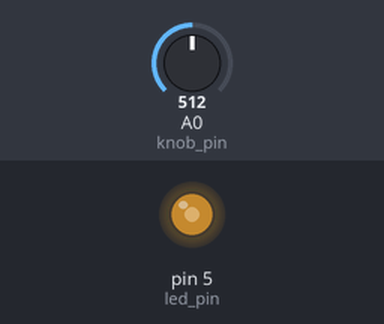
Recording of a sketch running on a simulated Arduino Uno, built with avr-gcc and run on an emulated ATmega328P. Shown: output pins drawn as LEDs (lit = HIGH). Inputs (shaded band) come from the test bench; at power-on: A0 (knob_pin) = 512.

Above: at 1.2 s.
1.3 s: A0 (knob_pin) set to 716
At 2.3 s:
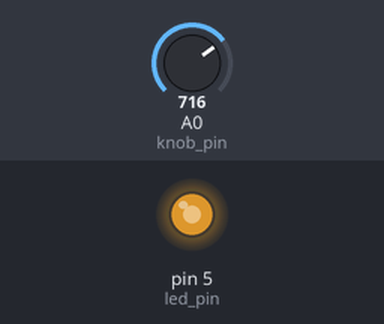
2.8 s: A0 (knob_pin) set to 900
At 3.5 s:
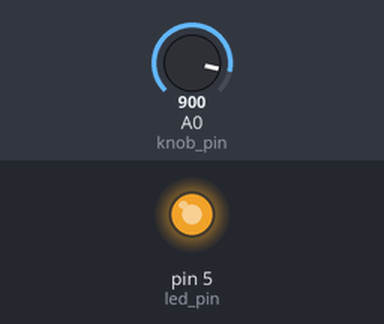
4.3 s: A0 (knob_pin) set to 122
At 4.6 s:
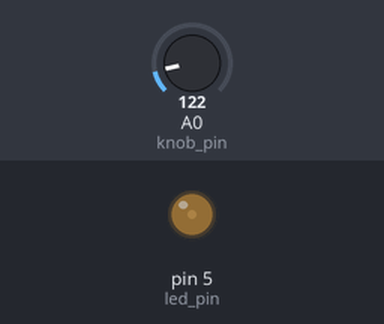
5.8 s: A0 (knob_pin) set to 0
At 7.0 s:
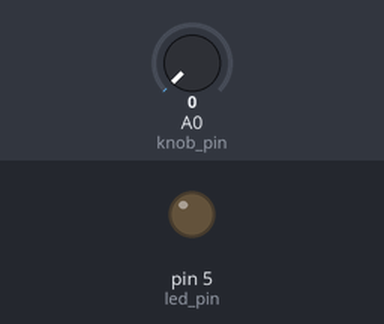
7.3 s: A0 (knob_pin) set to 511
At 8.1 s:
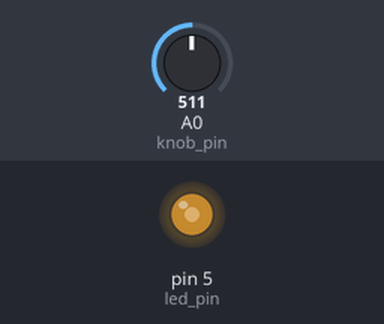
Timing chart, 0 to 9.8 s (numbered marks = the images above; inputs shaded):
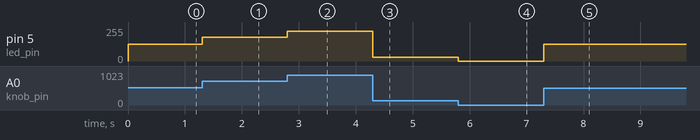

Measured:
- after the input at 1.3 s, pin 5 (led_pin): 127/255 → 178/255 at once
- after the input at 2.8 s, pin 5 (led_pin): 178/255 → 224/255 at once
- after the input at 4.3 s, pin 5 (led_pin): 224/255 → 30/255 at once
- after the input at 5.8 s, pin 5 (led_pin): 30/255 → 0/255 at once
- after the input at 7.3 s, pin 5 (led_pin): 0/255 → 127/255 at once

The sketch:

potentiometer_reading.ino
```cpp
const int knob_pin = A0;
const int led_pin = 5;

void setup() {
  pinMode(led_pin, OUTPUT);
}

void loop() {
  // read knob value (0-1023)
  int val = analogRead(knob_pin);

  // convert knob value to PWM value (0-255)
  int brightness = map(val, 0, 1023, 0, 255);

  analogWrite(led_pin, brightness);
}
```
